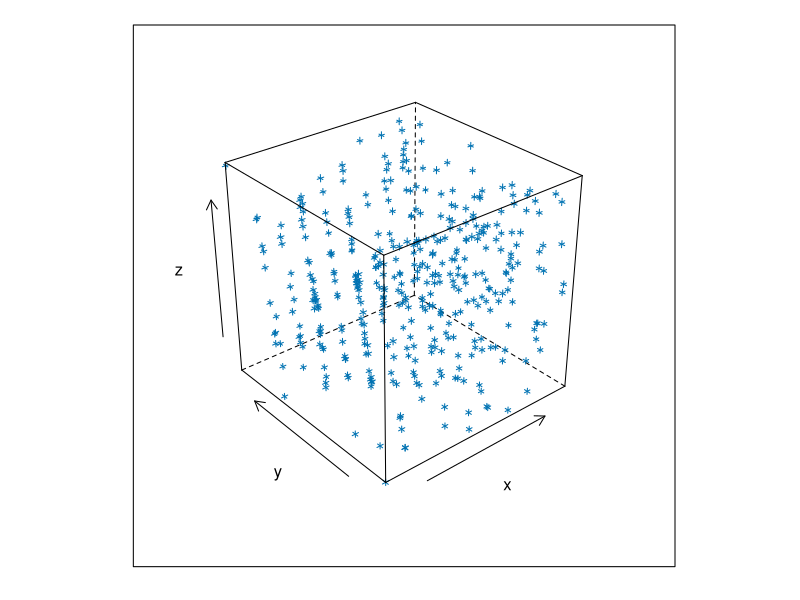

Recreate this plot in R. (Note: this script raises an error after producing the figure.)
data(randu)
randu #400 triples~ U(0,1), mean 1/2, var 1/12
apply(randu, 2, mean) #2: col-wise
apply(randu, 2, var)
cor(randu)

library(lattice)
cloud(z~x+y, data=randu) #not very random...


#assume that each row is a sample of size 3 from U(0,1)
means = apply(randu, 1, mean)
truehist(means, col="lightblue") #is it N(1/2, 1/36)?
curve(dnorm(x, 1/2, sqrt(1/36)), add=TRUE)

qqnorm(means)
qqline(means)


#for categorical data
x = scan(what="characters")
table(x)
barplot(table(x))
as.factor(x)


